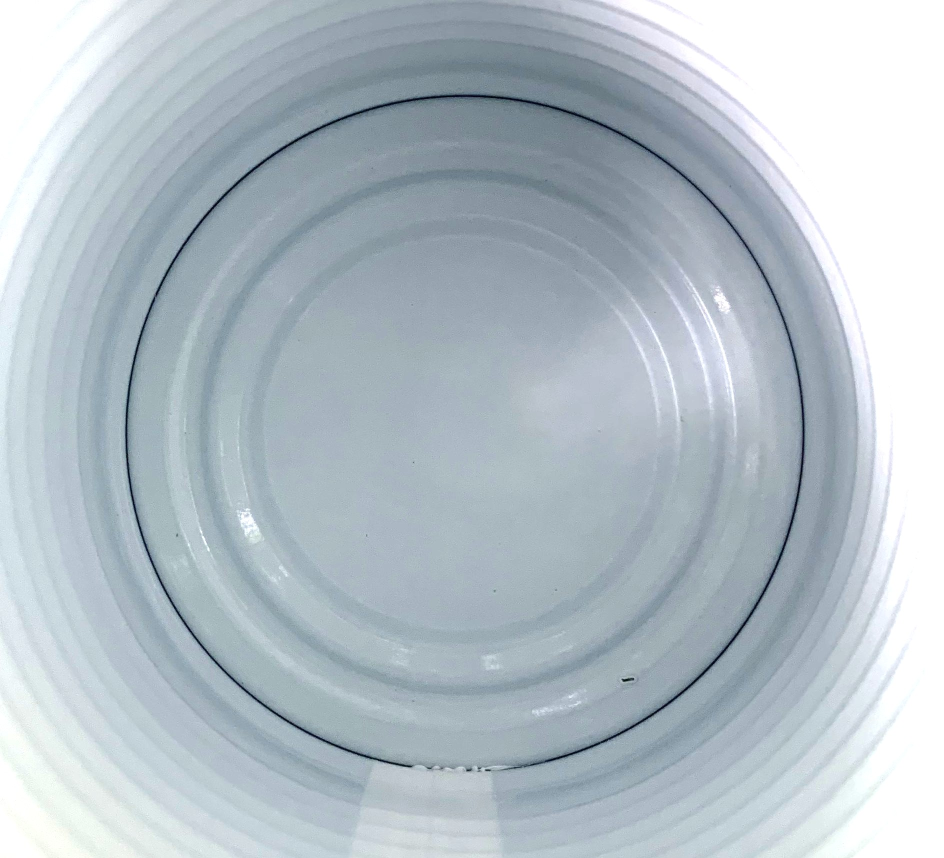
#> input picture test images/IMG_2361.jpg, 1887 x 1716 px, found by its file name (shown at 1/2 size)
$ python defect_detector_001.py
#> lines starting #> are read from the running program, lines starting #| are printed output that depends on the picture; after the words box and inside, x2 and y2 are one past the last pixel; in counts of white or black regions, pixels touching at a corner belong together
#> the answer given: test images/IMG_2361.jpg
import cv2
import numpy as np
import os
import sys

def inspect_can(image_path):
    """
    High-precision inspection script optimized to isolate the flat bottom layer
    from the side walls, capturing both floor scratches and thick excessive paint
    pools along the groove ring while filtering out uniform line shadows.
    """
    img = cv2.imread(image_path)
#> img is the input picture: shape (1716, 1887, 3); mean B, G, R 199.1, 191.2, 179.6
    if img is None:
        raise FileNotFoundError(f"Could not open or find the image: {image_path}")

    output_img = img.copy()
    gray = cv2.cvtColor(img, cv2.COLOR_BGR2GRAY)
    h, w = gray.shape

    # 1. DYNAMIC FLOOR LOCALIZATION (Completely isolates the bottom layer floor)
    heavy_blur = cv2.GaussianBlur(gray, (15, 15), 0)
    _, floor_thresh = cv2.threshold(heavy_blur, 0, 255, cv2.THRESH_BINARY + cv2.THRESH_OTSU)
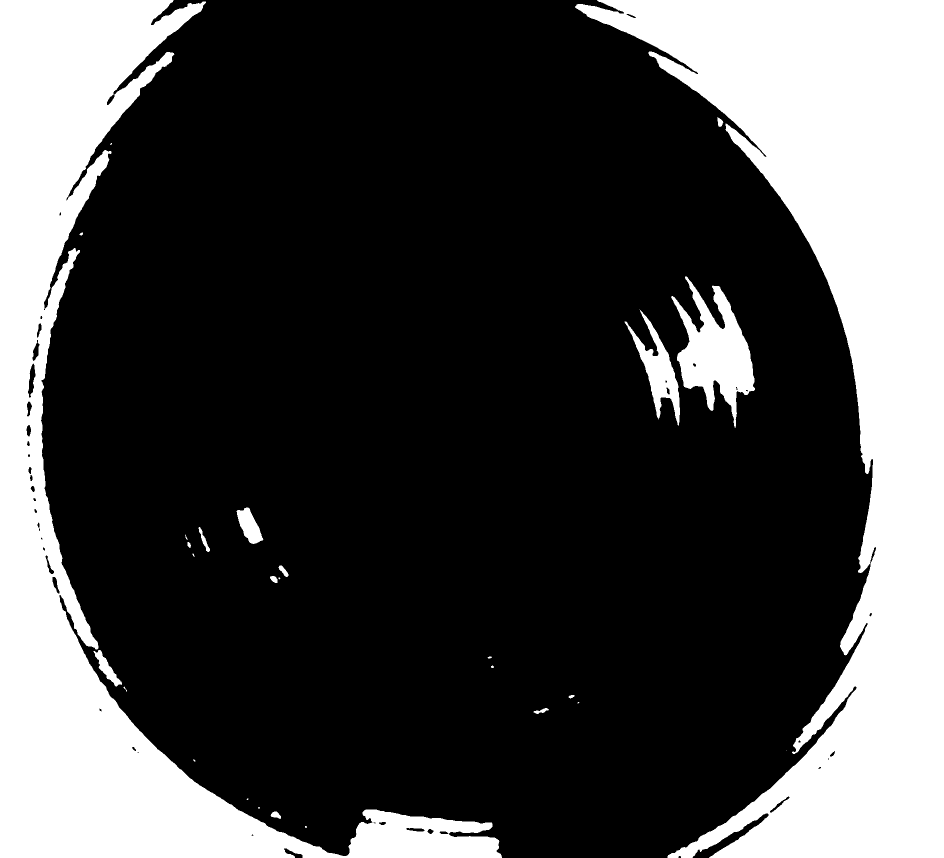
#> floor_thresh: shape (1716, 1887) (shown at 1/2 size); 28.3% white; 28 white regions (9 under 20 px)
    contours_floor, _ = cv2.findContours(floor_thresh, cv2.RETR_EXTERNAL, cv2.CHAIN_APPROX_SIMPLE)
#> contours_floor = 28 contours, 13 with area under 20; largest, box (x1, y1, x2, y2) and area: (1150, 0, 1887, 1716) 497000, (0, 0, 1004, 1716) 379230, (1342, 553, 1510, 856) 22026, (1249, 619, 1360, 851) 7270, (473, 1015, 527, 1088) 2044

    mask = np.zeros((h, w), dtype=np.uint8)
    center_x, center_y, safe_radius = int(w / 2), int(h / 2), int(min(h, w) / 4.3)

    if contours_floor:
        largest_cnt = max(contours_floor, key=cv2.contourArea)
#> largest_cnt = contour of 1823 points, box (x1, y1, x2, y2) (1150, 0, 1887, 1716), area 497000
        (x_circle, y_circle), radius = cv2.minEnclosingCircle(largest_cnt)
#> x_circle = 1529.8; y_circle = 857.5; radius = 928.5
        center_x, center_y = int(x_circle), int(y_circle)
#> center_x = 1529; center_y = 857

        # 95% radius retains the critical outer groove of the bottom floor while cutting off the vertical walls
        safe_radius = int(radius * 0.95)
#> safe_radius = 882
        cv2.circle(mask, (center_x, center_y), safe_radius, 255, -1)
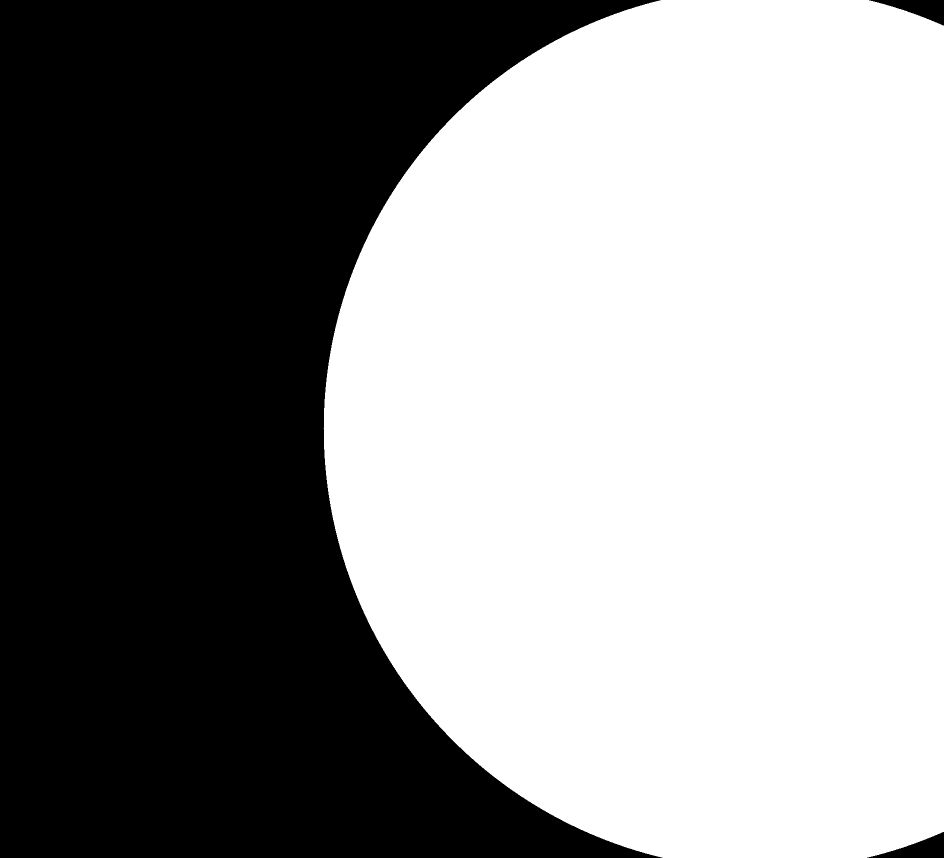
#> mask: shape (1716, 1887) (shown at 1/2 size); 56.3% white; 3 black regions, box (x1, y1, x2, y2) and area: (0, 0, 1325, 1716) 1409240, (1734, 1664, 1887, 1716) 3636, (1738, 0, 1887, 51) 3483
    else:
        cv2.circle(mask, (center_x, center_y), safe_radius, 255, -1)

    # 2. Preprocessing & Contrast Balancing
    smoothed = cv2.bilateralFilter(gray, d=9, sigmaColor=75, sigmaSpace=75)

    # Lowered C to 8 to allow the contrast signatures of heavy paint pools to pass through
    thresh_local = cv2.adaptiveThreshold(
        smoothed, 255, cv2.ADAPTIVE_THRESH_MEAN_C,
        cv2.THRESH_BINARY_INV, blockSize=35, C=8
    )
#> thresh_local: shape (1716, 1887); 3.5% white; 885 white regions (561 under 20 px), largest, box (x1, y1, x2, y2) and area: (249, 187, 1612, 1545) 37537, (1123, 107, 1717, 1145) 10257, (1110, 65, 1700, 592) 6230

    # Focus strictly on the floor zone
    defect_zone = cv2.bitwise_and(thresh_local, mask)
#> defect_zone: shape (1716, 1887); 2.4% white; 368 white regions (208 under 20 px), largest, box (x1, y1, x2, y2) and area: (946, 188, 1612, 1545) 18927, (1123, 107, 1717, 1145) 10257, (1127, 70, 1700, 592) 6128

    # Erase micro dust specks and pixel noise fragments
    kernel_clean = cv2.getStructuringElement(cv2.MORPH_ELLIPSE, (3, 3))
    defect_zone = cv2.morphologyEx(defect_zone, cv2.MORPH_OPEN, kernel_clean)
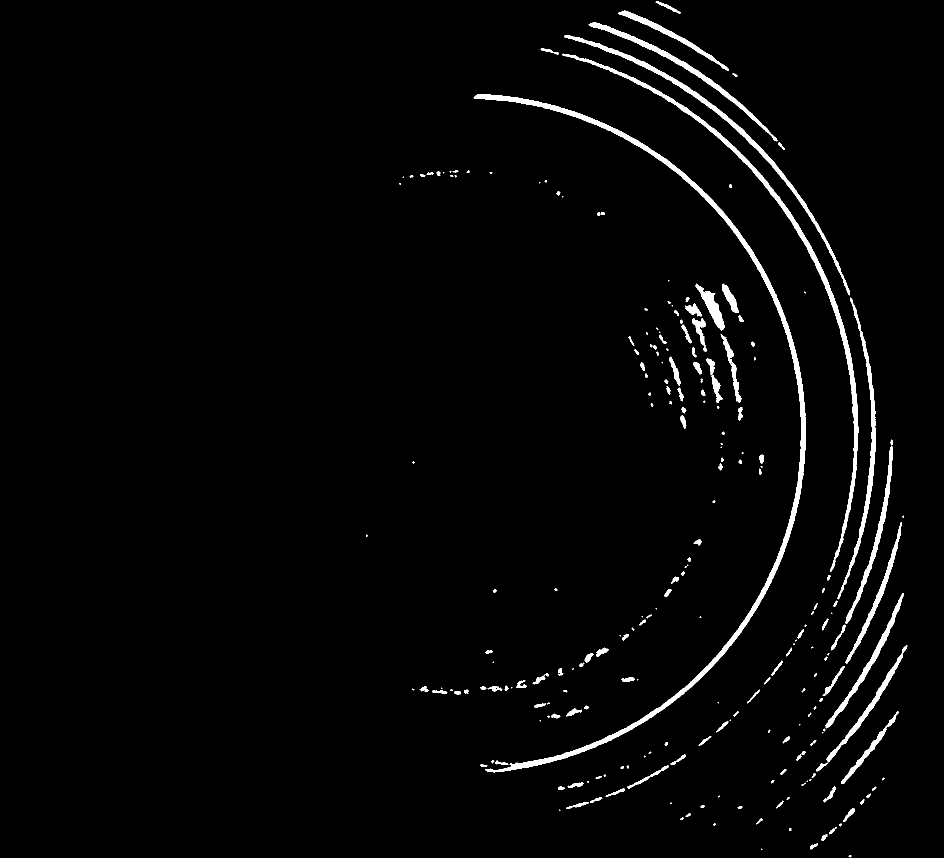
#> defect_zone: shape (1716, 1887) (shown at 1/2 size); 2.3% white; 237 white regions (75 under 20 px)

    defects_found = False
    analytics = {"total_defects": 0}

    contours, _ = cv2.findContours(defect_zone, cv2.RETR_EXTERNAL, cv2.CHAIN_APPROX_SIMPLE)
#> contours = 237 contours, 103 with area under 20; largest, box (x1, y1, x2, y2) and area: (947, 188, 1612, 1545) 16923, (1124, 107, 1717, 1144) 9054, (1128, 70, 1700, 591) 5426, (1177, 44, 1555, 283) 3548, (1675, 595, 1752, 1199) 3476

    for cnt in contours:
        area = cv2.contourArea(cnt)

        # Lowered area limit to 18px to reliably capture medium paint accumulations and deep scratches
        if 18 <= area <= 1500:
            x, y, w_box, h_box = cv2.boundingRect(cnt)
            perimeter = cv2.arcLength(cnt, True)
            if perimeter == 0:
                continue

            # Calculate shape compactness geometry
            compactness = (4 * np.pi * area) / (perimeter ** 2)

            # SHADOW LINE SEPARATION RULE:
            # Long, paper-thin shadow segments yield compactness values near 0.
            # True excessive paint pools break away from the groove cleanly, producing higher values.
            if max(w_box, h_box) > 40 and compactness < 0.08:
                continue  # Drops normal line shadows safely

            M = cv2.moments(cnt)
            if M["m00"] == 0:
                continue
            cX = int(M["m10"] / M["m00"])
            cY = int(M["m01"] / M["m00"])

            # True paint pool anomaly or scratch verified
            defects_found = True
            analytics["total_defects"] += 1

            # Map visual markers
            cv2.drawContours(output_img, [cnt], -1, (255, 0, 0), 2)  # Blue outline marker
            cv2.circle(output_img, (cX, cY), 4, (0, 0, 255), -1)      # Red center dot
#> this loop made 237 passes
#> (area, x, y, w_box, h_box, perimeter, compactness, cX) on passes 3, 4, 5, 10, 12, 14, 15, 16: (71, 1620, 1686, 16, 13, 45.11, 0.438, 1626), (75.5, 1642, 1668, 13, 14, 40.87, 0.568, 1647), (56.5, 1658, 1657, 12, 12, 34.04, 0.613, 1663), (36.5, 1512, 1637, 14, 12, 35.7, 0.36, 1519), (28.5, 1371, 1626, 11, 8, 26.38, 0.514, 1376), (172.5, 1686, 1616, 24, 28, 78.33, 0.353, 1698), (25.5, 1475, 1612, 10, 6, 22.73, 0.62, 1479), (27.5, 1401, 1610, 9, 6, 20.73, 0.804, 1404)
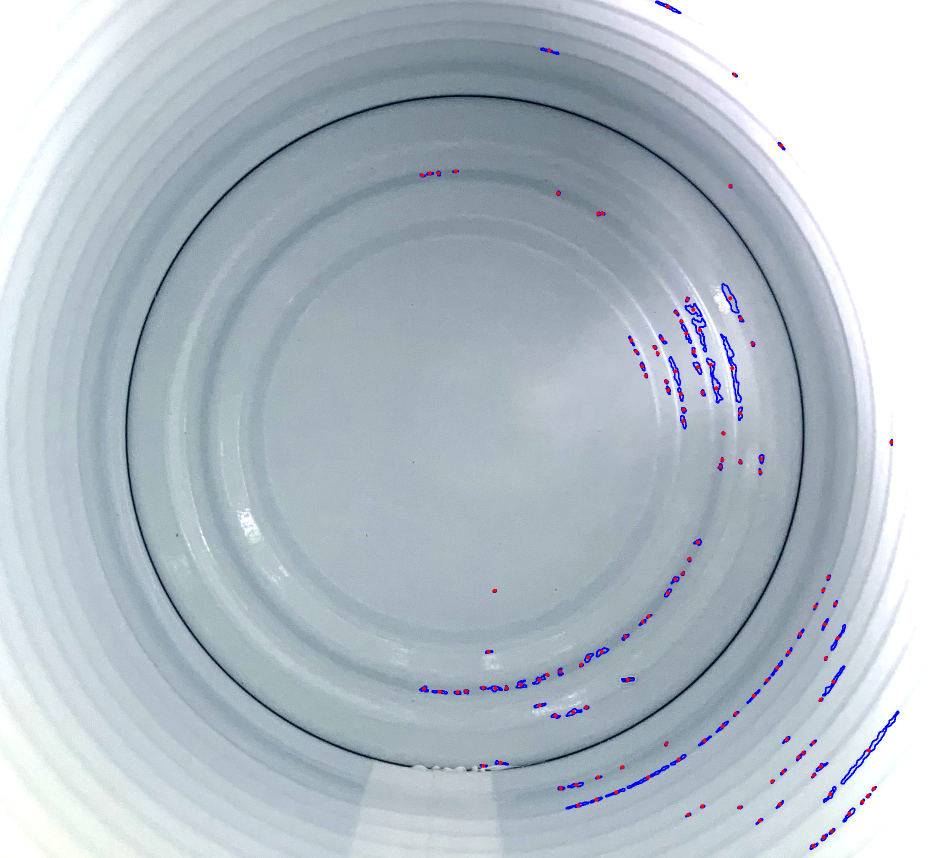
#> output_img: shape (1716, 1887, 3) (shown at 1/2 size); 0.73% of pixels changed, all inside (x1, y1, x2, y2) = (838, 1, 1799, 1700)

    # Display Status Panels
    status_text = "REJECTED" if defects_found else "PASSED"
    status_color = (0, 0, 255) if defects_found else (0, 255, 0)
    cv2.putText(output_img, f"Status: {status_text}", (30, 60), cv2.FONT_HERSHEY_DUPLEX, 1.3, status_color, 2)
    cv2.putText(output_img, f"Defects Found: {analytics['total_defects']}", (30, 110), cv2.FONT_HERSHEY_SIMPLEX, 0.8, status_color, 2)
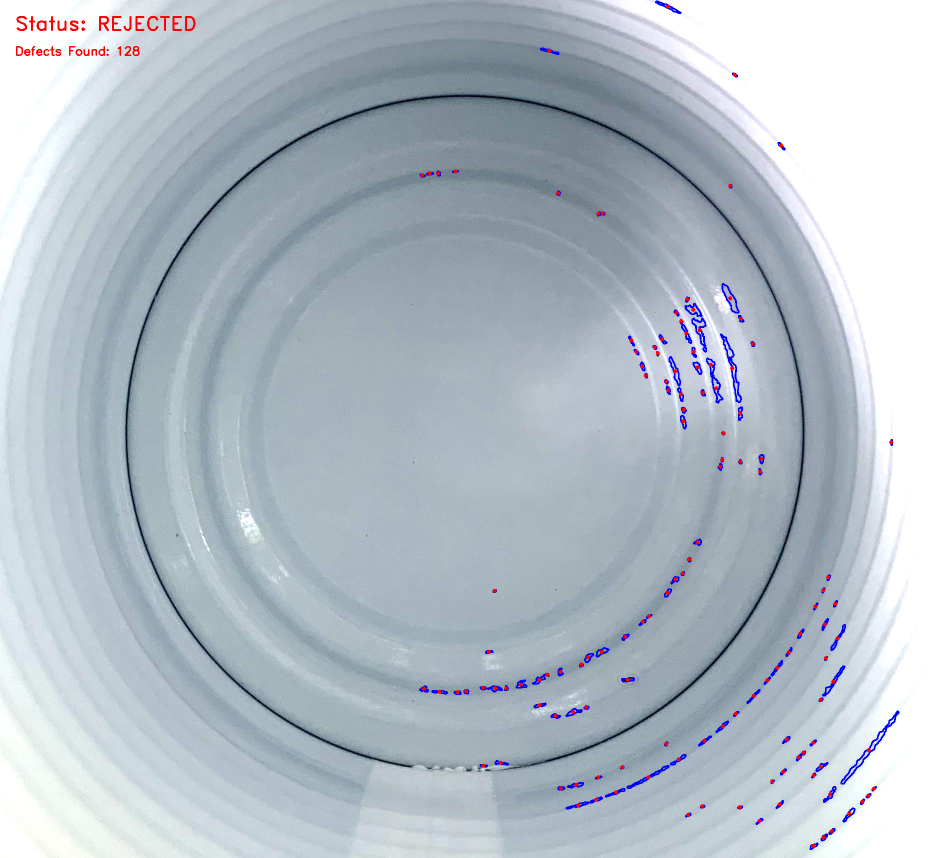
#> output_img: shape (1716, 1887, 3) (shown at 1/2 size); mean B, G, R 198.7, 189.5, 178.9

    return output_img, defects_found, analytics


if __name__ == "__main__":
    base_folder = r"E:\W4Labs\CanInspection"
    output_dir = os.path.join(base_folder, "Inspection_Results")
    os.makedirs(output_dir, exist_ok=True)

    print("=" * 65)
    print("         CAN MANUFACTURING QUALITY INSPECTION SYSTEM         ")
    print("=" * 65)
    print(f"Base Folder Path: {base_folder}")
    print("Type 'exit' or 'quit' at any prompt to safely close the terminal loop.\n")

    while True:
        user_input = input(" Enter image name to test (e.g., can_test_1.jpg): ").strip()

        if user_input.lower() in ['exit', 'quit']:
            print("\nShutting down inspection system safely. Goodbye!")
            break

        if not user_input:
            continue

        if not os.path.isabs(user_input):
            target_path = os.path.join(base_folder, user_input)
        else:
            target_path = user_input

        if not os.path.exists(target_path):
            print(f" File [ {os.path.basename(target_path)} ] not found inside {base_folder}. Check extension/spelling.\n")
            continue

        filename = os.path.basename(target_path)
        print(f" Analyzing bottom layer profile of {filename}...")

        try:
            result_visual, is_defective, data = inspect_can(target_path)
            status_str = "REJECTED" if is_defective else "PASSED"

            print("-" * 65)
            print(f"{'Processed File':<25} | {'Inspection Status':<15} | {'Defect Spots':<15}")
            print("-" * 65)
            print(f"{filename:<25} | {status_str:<15} | {data['total_defects']:<15}")
#| IMG_2361.jpg              | REJECTED        | 128
            print("-" * 65)

            output_file_path = os.path.join(output_dir, f"result_{filename}")
            cv2.imwrite(output_file_path, result_visual)
            print(f"I/O Log: Saved marked image to [ {output_file_path} ]")

            print("Opening visualization canvas... (Close the image window to proceed)")
            os.system(f'start /wait "" "{output_file_path}"')

            print("\n" + "="*50 + "\n")

        except Exception as e:
            print(f" Process Error: {e}\n")
#> pass 2 of the loop `while True:`:
#> the answer given: test images/IMG_2362.jpg
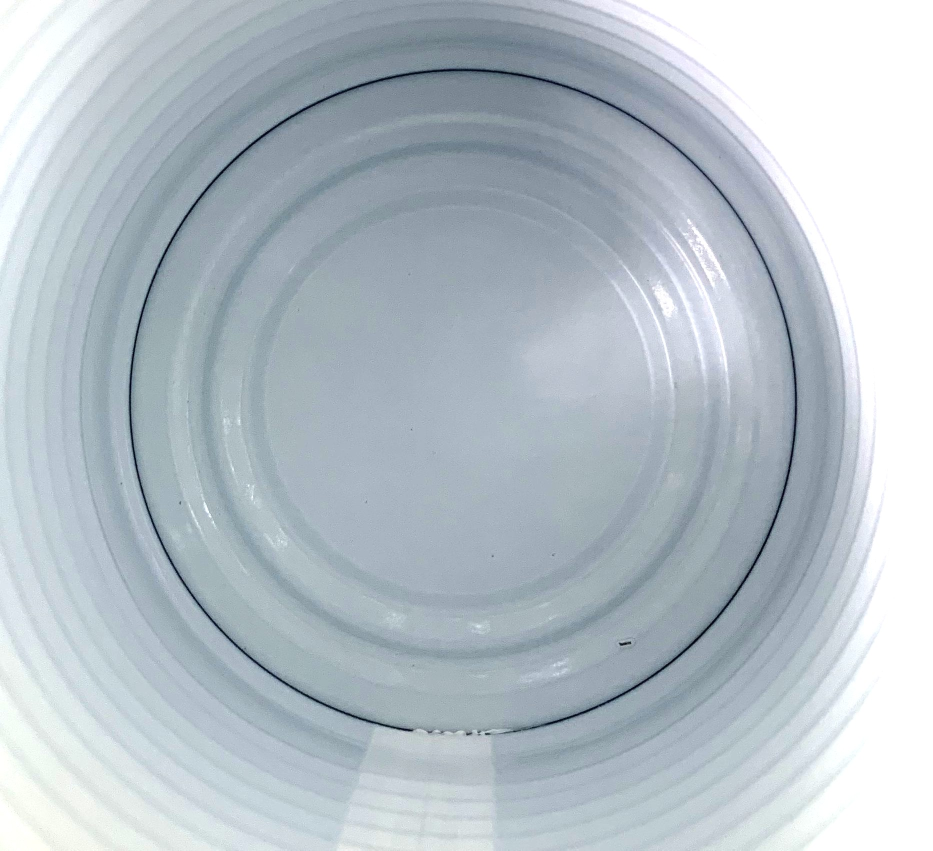
#> input picture test images/IMG_2362.jpg, 1865 x 1701 px, found by its file name (shown at 1/2 size)
#> in inspect_can, img is the input picture: shape (1701, 1865, 3); mean B, G, R 199.7, 191.9, 181.2
#> gray: shape (1701, 1865)
#> heavy_blur: shape (1701, 1865)
#> in inspect_can (call 2), `_, floor_thresh = cv2.threshold(heavy_blur, 0, 255, cv2.THRESH_BINARY ..`:
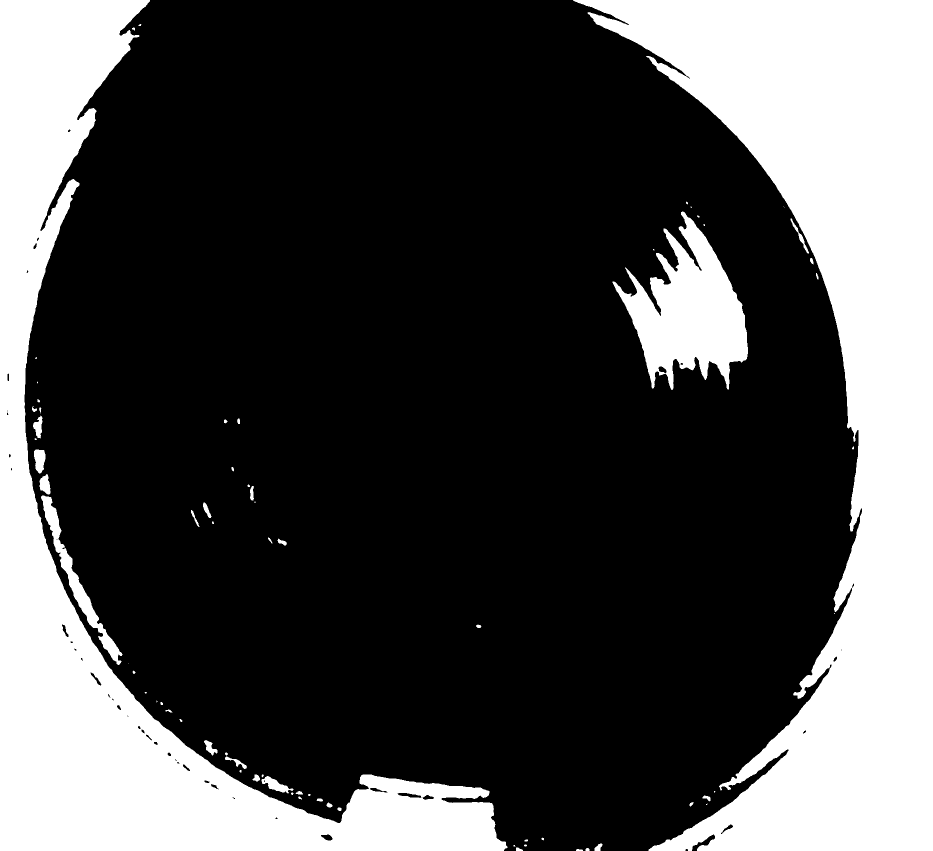
#> floor_thresh: shape (1701, 1865) (shown at 1/2 size); 29.2% white; 71 white regions (24 under 20 px), largest, box (x1, y1, x2, y2) and area: (1146, 0, 1865, 1701) 499589, (0, 0, 1015, 1701) 366437, (1225, 423, 1496, 780) 47024
#> smoothed: shape (1701, 1865)
#> the loop in inspect_can (call 2), `for cnt in contours:` made 267 passes
#> cnt on passes 11, 14, 37: [[1525, 1608], [1524, 1609], [1525, 1610], [1526, 1609]], [[1541, 1590], [1540, 1591], [1541, 1592], [1542, 1591]], [[1119, 1502], [1118, 1503], [1119, 1504], [1120, 1503]]
#> in inspect_can (call 2), `cv2.putText(output_img, f"Defects Found: {analytics['total_defects']}"..`:
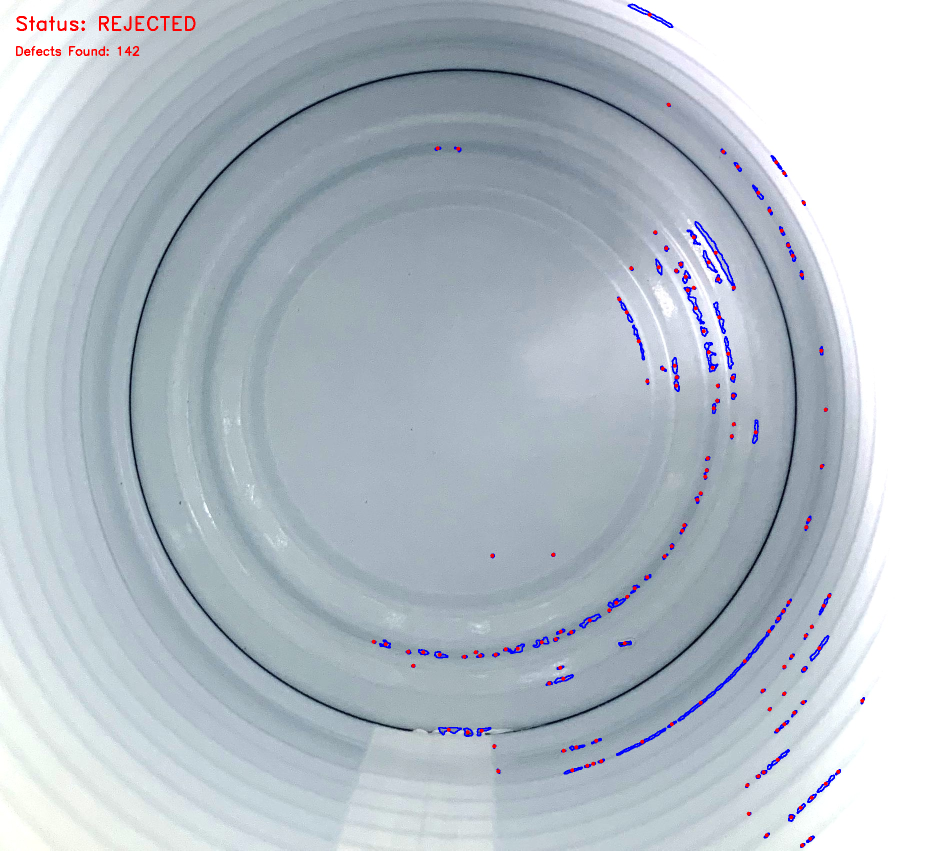
#> output_img: shape (1701, 1865, 3) (shown at 1/2 size); mean B, G, R 199.3, 190, 180.4
#| IMG_2362.jpg              | REJECTED        | 142
#> (the run stopped early here; a loop or call above may not have finished)
